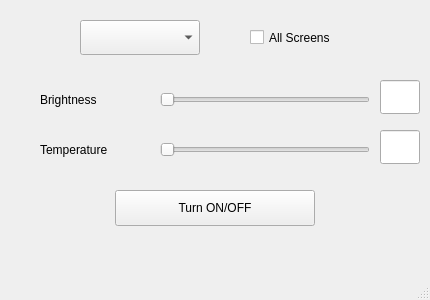
<?xml version="1.0" encoding="UTF-8"?>
<ui version="4.0">
 <class>MainWindow</class>
 <widget class="QMainWindow" name="MainWindow">
  <property name="geometry">
   <rect>
    <x>0</x>
    <y>0</y>
    <width>430</width>
    <height>300</height>
   </rect>
  </property>
  <property name="windowTitle">
   <string>enter title here</string>
  </property>
  <widget class="QWidget" name="centralwidget">
   <widget class="QCheckBox" name="allscreens_checkBox">
    <property name="geometry">
     <rect>
      <x>250</x>
      <y>20</y>
      <width>100</width>
      <height>35</height>
     </rect>
    </property>
    <property name="text">
     <string>All Screens</string>
    </property>
   </widget>
   <widget class="QComboBox" name="screens_comboBox">
    <property name="geometry">
     <rect>
      <x>80</x>
      <y>20</y>
      <width>120</width>
      <height>35</height>
     </rect>
    </property>
   </widget>
   <widget class="QSlider" name="BrightnessSlider">
    <property name="geometry">
     <rect>
      <x>160</x>
      <y>90</y>
      <width>210</width>
      <height>20</height>
     </rect>
    </property>
    <property name="maximum">
     <number>100</number>
    </property>
    <property name="orientation">
     <enum>Qt::Horizontal</enum>
    </property>
   </widget>
   <widget class="QSlider" name="TemperatureSlider">
    <property name="geometry">
     <rect>
      <x>160</x>
      <y>140</y>
      <width>210</width>
      <height>20</height>
     </rect>
    </property>
    <property name="orientation">
     <enum>Qt::Horizontal</enum>
    </property>
   </widget>
   <widget class="QLabel" name="label">
    <property name="geometry">
     <rect>
      <x>40</x>
      <y>90</y>
      <width>80</width>
      <height>20</height>
     </rect>
    </property>
    <property name="text">
     <string>Brightness </string>
    </property>
   </widget>
   <widget class="QLabel" name="label_2">
    <property name="geometry">
     <rect>
      <x>40</x>
      <y>140</y>
      <width>90</width>
      <height>20</height>
     </rect>
    </property>
    <property name="text">
     <string>Temperature</string>
    </property>
   </widget>
   <widget class="QPushButton" name="pushButton">
    <property name="geometry">
     <rect>
      <x>115</x>
      <y>190</y>
      <width>200</width>
      <height>36</height>
     </rect>
    </property>
    <property name="text">
     <string>Turn ON/OFF</string>
    </property>
   </widget>
   <widget class="QLineEdit" name="lineEdit">
    <property name="geometry">
     <rect>
      <x>380</x>
      <y>80</y>
      <width>40</width>
      <height>34</height>
     </rect>
    </property>
   </widget>
   <widget class="QLineEdit" name="lineEdit_2">
    <property name="geometry">
     <rect>
      <x>380</x>
      <y>130</y>
      <width>40</width>
      <height>34</height>
     </rect>
    </property>
   </widget>
  </widget>
  <widget class="QMenuBar" name="menubar">
   <property name="geometry">
    <rect>
     <x>0</x>
     <y>0</y>
     <width>430</width>
     <height>32</height>
    </rect>
   </property>
  </widget>
  <widget class="QStatusBar" name="statusbar"/>
 </widget>
 <resources/>
 <connections/>
</ui>
